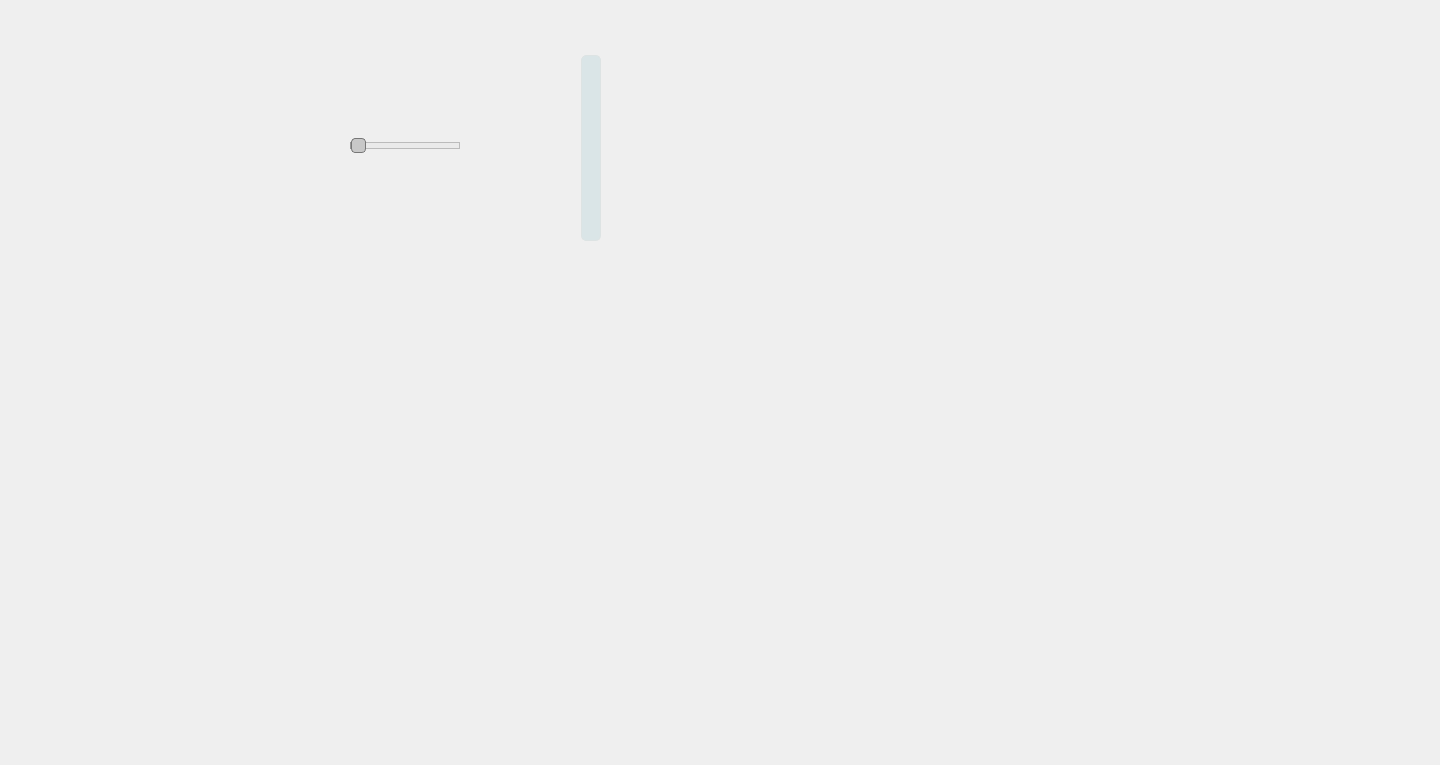
<?xml version="1.0" encoding="UTF-8"?>
<ui version="4.0">
 <class>Bar</class>
 <widget class="QWidget" name="Bar">
  <property name="geometry">
   <rect>
    <x>0</x>
    <y>0</y>
    <width>1440</width>
    <height>765</height>
   </rect>
  </property>
  <property name="sizePolicy">
   <sizepolicy hsizetype="Preferred" vsizetype="Expanding">
    <horstretch>0</horstretch>
    <verstretch>21</verstretch>
   </sizepolicy>
  </property>
  <property name="acceptDrops">
   <bool>true</bool>
  </property>
  <property name="windowTitle">
   <string>Form</string>
  </property>
  <property name="styleSheet">
   <string notr="true">QSlider::handle:horizontal {
	border: 1px solid #777;
	border-radius: 4px;
	margin-top:-10px;
	margin-bottom:-10px;
	background-color: rgb(200, 200, 200);
	width:5px;
}
QSlider#volumeBar::handle:horizontal{
	width:13px;
	margin-top: -5px;
	margin-bottom: -5px;
}
QSlider::sub-page::horizontal{
	
	background-color: rgb(153, 153, 153);
}

QSlider::groove:horizontal {
border: 1px solid #bbb;
background-color: rgb(234, 234, 234);
height: 5px;
border-radius: 4px;
}

#closeButton:hover
{
	
	background-color: rgb(200, 0, 0);
}
#hideButton:hover, #maximize:hover
{
	background-color: rgb(0, 0, 212);
}
</string>
  </property>
  <widget class="QWidget" name="horizontalLayoutWidget">
   <property name="geometry">
    <rect>
     <x>60</x>
     <y>50</y>
     <width>921</width>
     <height>191</height>
    </rect>
   </property>
   <property name="font">
    <font>
     <stylestrategy>PreferAntialias</stylestrategy>
    </font>
   </property>
   <property name="focusPolicy">
    <enum>Qt::NoFocus</enum>
   </property>
   <layout class="QHBoxLayout" name="horizontalLayout">
    <property name="spacing">
     <number>10</number>
    </property>
    <item>
     <spacer name="horizontalSpacer">
      <property name="orientation">
       <enum>Qt::Horizontal</enum>
      </property>
      <property name="sizeType">
       <enum>QSizePolicy::Fixed</enum>
      </property>
      <property name="sizeHint" stdset="0">
       <size>
        <width>40</width>
        <height>20</height>
       </size>
      </property>
     </spacer>
    </item>
    <item>
     <widget class="QPushButton" name="addFile">
      <property name="font">
       <font>
        <stylestrategy>PreferAntialias</stylestrategy>
       </font>
      </property>
      <property name="focusPolicy">
       <enum>Qt::NoFocus</enum>
      </property>
      <property name="toolTip">
       <string>Ajouter desfichiers</string>
      </property>
      <property name="text">
       <string/>
      </property>
      <property name="icon">
       <iconset resource="res.qrc">
        <normaloff>:/icons/file-add.png</normaloff>:/icons/file-add.png</iconset>
      </property>
      <property name="iconSize">
       <size>
        <width>32</width>
        <height>32</height>
       </size>
      </property>
      <property name="autoDefault">
       <bool>false</bool>
      </property>
      <property name="default">
       <bool>false</bool>
      </property>
      <property name="flat">
       <bool>true</bool>
      </property>
     </widget>
    </item>
    <item>
     <widget class="QPushButton" name="addFolder">
      <property name="font">
       <font>
        <stylestrategy>PreferAntialias</stylestrategy>
       </font>
      </property>
      <property name="focusPolicy">
       <enum>Qt::NoFocus</enum>
      </property>
      <property name="toolTip">
       <string>Ajouter un dossier</string>
      </property>
      <property name="text">
       <string/>
      </property>
      <property name="icon">
       <iconset resource="res.qrc">
        <normaloff>:/icons/folder.png</normaloff>:/icons/folder.png</iconset>
      </property>
      <property name="iconSize">
       <size>
        <width>32</width>
        <height>32</height>
       </size>
      </property>
      <property name="autoDefault">
       <bool>false</bool>
      </property>
      <property name="default">
       <bool>false</bool>
      </property>
      <property name="flat">
       <bool>true</bool>
      </property>
     </widget>
    </item>
    <item>
     <widget class="QPushButton" name="rw">
      <property name="font">
       <font>
        <stylestrategy>PreferAntialias</stylestrategy>
       </font>
      </property>
      <property name="focusPolicy">
       <enum>Qt::NoFocus</enum>
      </property>
      <property name="toolTip">
       <string>Morceau précédent</string>
      </property>
      <property name="text">
       <string/>
      </property>
      <property name="icon">
       <iconset resource="res.qrc">
        <normaloff>:/icons/MD-previous.png</normaloff>:/icons/MD-previous.png</iconset>
      </property>
      <property name="iconSize">
       <size>
        <width>24</width>
        <height>24</height>
       </size>
      </property>
      <property name="shortcut">
       <string>PgUp</string>
      </property>
      <property name="autoDefault">
       <bool>false</bool>
      </property>
      <property name="default">
       <bool>false</bool>
      </property>
      <property name="flat">
       <bool>true</bool>
      </property>
     </widget>
    </item>
    <item>
     <widget class="QPushButton" name="play">
      <property name="sizePolicy">
       <sizepolicy hsizetype="Fixed" vsizetype="Fixed">
        <horstretch>0</horstretch>
        <verstretch>0</verstretch>
       </sizepolicy>
      </property>
      <property name="font">
       <font>
        <stylestrategy>PreferAntialias</stylestrategy>
       </font>
      </property>
      <property name="focusPolicy">
       <enum>Qt::NoFocus</enum>
      </property>
      <property name="toolTip">
       <string>Play</string>
      </property>
      <property name="text">
       <string/>
      </property>
      <property name="icon">
       <iconset resource="res.qrc">
        <normaloff>:/icons/MD-play.png</normaloff>:/icons/MD-play.png</iconset>
      </property>
      <property name="iconSize">
       <size>
        <width>48</width>
        <height>48</height>
       </size>
      </property>
      <property name="shortcut">
       <string>Media Play</string>
      </property>
      <property name="checkable">
       <bool>false</bool>
      </property>
      <property name="checked">
       <bool>false</bool>
      </property>
      <property name="autoDefault">
       <bool>true</bool>
      </property>
      <property name="default">
       <bool>true</bool>
      </property>
      <property name="flat">
       <bool>true</bool>
      </property>
     </widget>
    </item>
    <item>
     <widget class="QPushButton" name="ffw">
      <property name="font">
       <font>
        <stylestrategy>PreferAntialias</stylestrategy>
       </font>
      </property>
      <property name="focusPolicy">
       <enum>Qt::NoFocus</enum>
      </property>
      <property name="toolTip">
       <string>Morceau suivant</string>
      </property>
      <property name="text">
       <string/>
      </property>
      <property name="icon">
       <iconset resource="res.qrc">
        <normaloff>:/icons/MD-next.png</normaloff>:/icons/MD-next.png</iconset>
      </property>
      <property name="iconSize">
       <size>
        <width>24</width>
        <height>24</height>
       </size>
      </property>
      <property name="shortcut">
       <string>PgDown</string>
      </property>
      <property name="autoDefault">
       <bool>false</bool>
      </property>
      <property name="default">
       <bool>false</bool>
      </property>
      <property name="flat">
       <bool>true</bool>
      </property>
     </widget>
    </item>
    <item>
     <widget class="QSlider" name="volumeBar">
      <property name="orientation">
       <enum>Qt::Horizontal</enum>
      </property>
     </widget>
    </item>
    <item>
     <spacer name="horizontalSpacer_3">
      <property name="orientation">
       <enum>Qt::Horizontal</enum>
      </property>
      <property name="sizeType">
       <enum>QSizePolicy::Expanding</enum>
      </property>
      <property name="sizeHint" stdset="0">
       <size>
        <width>40</width>
        <height>20</height>
       </size>
      </property>
     </spacer>
    </item>
    <item>
     <layout class="QVBoxLayout" name="verticalLayout_2">
      <item>
       <spacer name="verticalSpacer_2">
        <property name="orientation">
         <enum>Qt::Vertical</enum>
        </property>
        <property name="sizeType">
         <enum>QSizePolicy::Fixed</enum>
        </property>
        <property name="sizeHint" stdset="0">
         <size>
          <width>20</width>
          <height>5</height>
         </size>
        </property>
       </spacer>
      </item>
      <item>
       <widget class="NowPlayingWidget" name="npWidget" native="true">
        <property name="sizePolicy">
         <sizepolicy hsizetype="Preferred" vsizetype="Expanding">
          <horstretch>0</horstretch>
          <verstretch>0</verstretch>
         </sizepolicy>
        </property>
        <property name="acceptDrops">
         <bool>true</bool>
        </property>
        <property name="styleSheet">
         <string notr="true">.QWidget
{
background-color: rgb(218, 229, 231);
border : 1px solid rgb(221, 227, 227);
border-radius:5px;
}</string>
        </property>
       </widget>
      </item>
     </layout>
    </item>
    <item>
     <widget class="QPushButton" name="list">
      <property name="enabled">
       <bool>false</bool>
      </property>
      <property name="text">
       <string/>
      </property>
      <property name="flat">
       <bool>true</bool>
      </property>
     </widget>
    </item>
    <item>
     <widget class="QPushButton" name="grid">
      <property name="enabled">
       <bool>false</bool>
      </property>
      <property name="text">
       <string/>
      </property>
      <property name="flat">
       <bool>true</bool>
      </property>
     </widget>
    </item>
    <item>
     <widget class="QPushButton" name="mLecteur">
      <property name="font">
       <font>
        <stylestrategy>PreferAntialias</stylestrategy>
       </font>
      </property>
      <property name="focusPolicy">
       <enum>Qt::NoFocus</enum>
      </property>
      <property name="toolTip">
       <string>Mini-Lecteur</string>
      </property>
      <property name="text">
       <string/>
      </property>
      <property name="icon">
       <iconset resource="res.qrc">
        <normaloff>:/icons/mini-lecteur.png</normaloff>:/icons/mini-lecteur.png</iconset>
      </property>
      <property name="iconSize">
       <size>
        <width>32</width>
        <height>32</height>
       </size>
      </property>
      <property name="autoDefault">
       <bool>false</bool>
      </property>
      <property name="default">
       <bool>false</bool>
      </property>
      <property name="flat">
       <bool>true</bool>
      </property>
     </widget>
    </item>
    <item>
     <spacer name="horizontalSpacer_4">
      <property name="orientation">
       <enum>Qt::Horizontal</enum>
      </property>
      <property name="sizeHint" stdset="0">
       <size>
        <width>40</width>
        <height>20</height>
       </size>
      </property>
     </spacer>
    </item>
    <item>
     <layout class="QVBoxLayout" name="verticalLayout">
      <property name="spacing">
       <number>0</number>
      </property>
      <item>
       <layout class="QHBoxLayout" name="horizontalLayout_3">
        <property name="spacing">
         <number>0</number>
        </property>
        <item>
         <spacer name="horizontalSpacer_5">
          <property name="orientation">
           <enum>Qt::Horizontal</enum>
          </property>
          <property name="sizeHint" stdset="0">
           <size>
            <width>50</width>
            <height>20</height>
           </size>
          </property>
         </spacer>
        </item>
        <item>
         <widget class="QPushButton" name="hideButton">
          <property name="font">
           <font>
            <pointsize>1</pointsize>
           </font>
          </property>
          <property name="focusPolicy">
           <enum>Qt::NoFocus</enum>
          </property>
          <property name="text">
           <string/>
          </property>
          <property name="icon">
           <iconset resource="res.qrc">
            <normaloff>:/icons/power-on.png</normaloff>:/icons/power-on.png</iconset>
          </property>
          <property name="iconSize">
           <size>
            <width>25</width>
            <height>25</height>
           </size>
          </property>
          <property name="flat">
           <bool>true</bool>
          </property>
         </widget>
        </item>
        <item>
         <widget class="QPushButton" name="maximize">
          <property name="font">
           <font>
            <pointsize>1</pointsize>
           </font>
          </property>
          <property name="focusPolicy">
           <enum>Qt::NoFocus</enum>
          </property>
          <property name="text">
           <string/>
          </property>
          <property name="icon">
           <iconset resource="res.qrc">
            <normaloff>:/icons/window.png</normaloff>:/icons/window.png</iconset>
          </property>
          <property name="iconSize">
           <size>
            <width>25</width>
            <height>25</height>
           </size>
          </property>
          <property name="checkable">
           <bool>true</bool>
          </property>
          <property name="checked">
           <bool>false</bool>
          </property>
          <property name="autoRepeat">
           <bool>false</bool>
          </property>
          <property name="flat">
           <bool>true</bool>
          </property>
         </widget>
        </item>
        <item>
         <widget class="QPushButton" name="closeButton">
          <property name="font">
           <font>
            <pointsize>1</pointsize>
           </font>
          </property>
          <property name="focusPolicy">
           <enum>Qt::NoFocus</enum>
          </property>
          <property name="text">
           <string/>
          </property>
          <property name="icon">
           <iconset resource="res.qrc">
            <normaloff>:/icons/cancel.png</normaloff>:/icons/cancel.png</iconset>
          </property>
          <property name="iconSize">
           <size>
            <width>50</width>
            <height>25</height>
           </size>
          </property>
          <property name="flat">
           <bool>true</bool>
          </property>
         </widget>
        </item>
       </layout>
      </item>
      <item>
       <spacer name="verticalSpacer">
        <property name="orientation">
         <enum>Qt::Vertical</enum>
        </property>
        <property name="sizeType">
         <enum>QSizePolicy::Expanding</enum>
        </property>
        <property name="sizeHint" stdset="0">
         <size>
          <width>20</width>
          <height>10</height>
         </size>
        </property>
       </spacer>
      </item>
      <item>
       <layout class="QHBoxLayout" name="horizontalLayout_2">
        <property name="sizeConstraint">
         <enum>QLayout::SetNoConstraint</enum>
        </property>
        <property name="topMargin">
         <number>0</number>
        </property>
        <property name="bottomMargin">
         <number>0</number>
        </property>
        <item>
         <widget class="Search" name="search" native="true"/>
        </item>
        <item>
         <spacer name="horizontalSpacer_2">
          <property name="orientation">
           <enum>Qt::Horizontal</enum>
          </property>
          <property name="sizeType">
           <enum>QSizePolicy::Minimum</enum>
          </property>
          <property name="sizeHint" stdset="0">
           <size>
            <width>40</width>
            <height>20</height>
           </size>
          </property>
         </spacer>
        </item>
       </layout>
      </item>
     </layout>
    </item>
   </layout>
  </widget>
 </widget>
 <customwidgets>
  <customwidget>
   <class>NowPlayingWidget</class>
   <extends>QWidget</extends>
   <header>nowplayingwidget.h</header>
   <container>1</container>
  </customwidget>
  <customwidget>
   <class>Search</class>
   <extends>QWidget</extends>
   <header>search.h</header>
   <container>1</container>
  </customwidget>
 </customwidgets>
 <resources>
  <include location="res.qrc"/>
 </resources>
 <connections/>
</ui>
